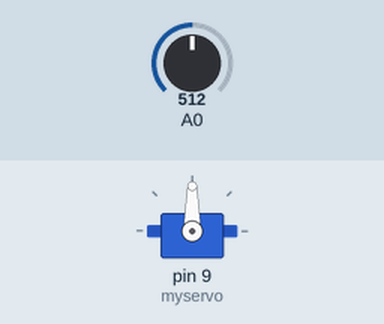
Bench run of a sketch on a simulated Arduino Uno, built with avr-gcc and run on an emulated ATmega328P. Parts: servo. Inputs (shaded band) come from the test bench; at power-on: A0 = 512.

Above: at 1.2 s.
1.3 s: A0 set to 716
At 2.2 s:
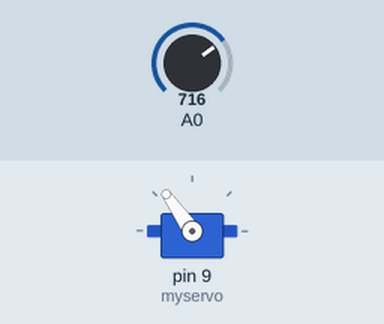
2.8 s: A0 set to 900
At 4.0 s:
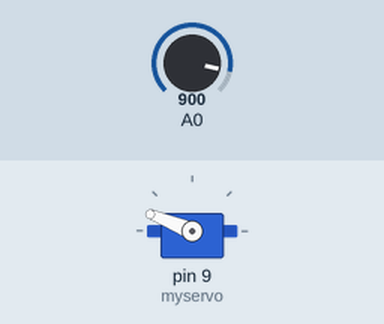
4.3 s: A0 set to 1023
At 5.5 s:
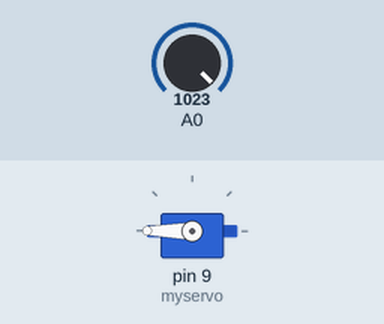
5.8 s: A0 set to 306
At 6.5 s:
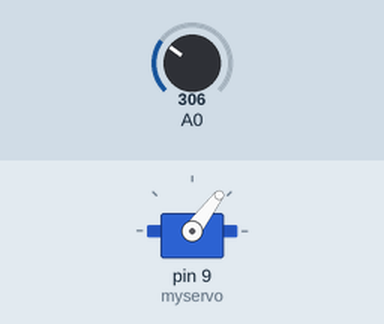
7.3 s: A0 set to 122
At 7.9 s:
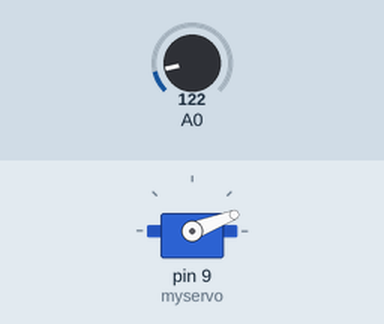
Timing chart, 0 to 9.8 s (numbered marks = the images above; inputs shaded):
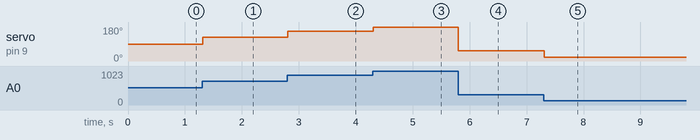

The sketch:

FM625_Lab17.ino
```cpp
#include <Servo.h>

Servo myservo;// 宣告一個名為 myservo 的 Servo 物件

void setup() {
  myservo.attach(9);// 將 9 號腳位指定為控制伺服馬達的腳位
}

void loop() {
  int value = analogRead(A0);
  int angle = map(value, 0, 1023, 0, 180);// 將類比值轉為角度值
  myservo.write(angle);// 使馬達轉動到特定角度
  delay(15);
}
```

Measured:
- after the input at 1.3 s, servo on pin 9 (myservo): 90° → 125° at once
- after the input at 2.8 s, servo on pin 9 (myservo): 125° → 158° at once
- after the input at 4.3 s, servo on pin 9 (myservo): 158° → 180° at once
- after the input at 5.8 s, servo on pin 9 (myservo): 180° → 53° at once
- after the input at 7.3 s, servo on pin 9 (myservo): 53° → 21° at once
